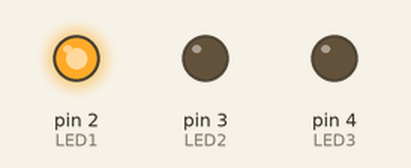
This sketch was run on a simulated Arduino Uno, built with avr-gcc and run on an emulated ATmega328P. Parts: output pins drawn as LEDs (lit = HIGH).

Above: at 0.5 s.
At 1.5 s:
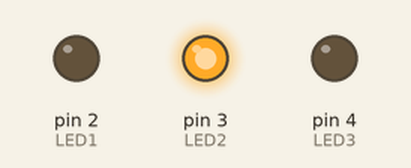
At 5.5 s:
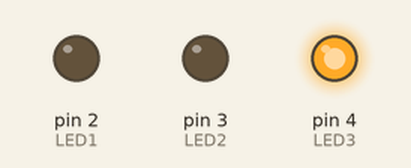
Timing chart, 0 to 6.9 s (numbered marks = the images above):
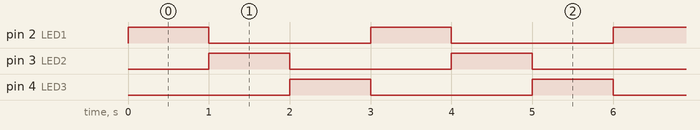

Measured:
- by itself, pin 2 (LED1), pin 3 (LED2), pin 4 (LED3): alternates HIGH for 1.0 s and LOW for 2.0 s
- by itself, everything shown: repeats every 3.0 s, in 4 steps

The sketch:

code4-threeLEDsBlinking.ino
```cpp
// Blink 3 LEDs one after another

const int LED1 = 2;   // First LED on pin 2
const int LED2 = 3;   // Second LED on pin 3
const int LED3 = 4;   // Third LED on pin 4

void setup() {
  pinMode(LED1, OUTPUT);
  pinMode(LED2, OUTPUT);
  pinMode(LED3, OUTPUT);
}

void loop() {
  digitalWrite(LED1, HIGH);   // Turn on LED 1
  delay(1000);                // Wait 1 second
  digitalWrite(LED1, LOW);

  digitalWrite(LED2, HIGH);   // Turn on LED 2
  delay(1000);
  digitalWrite(LED2, LOW);

  digitalWrite(LED3, HIGH);   // Turn on LED 3
  delay(1000);
  digitalWrite(LED3, LOW);
}
```
